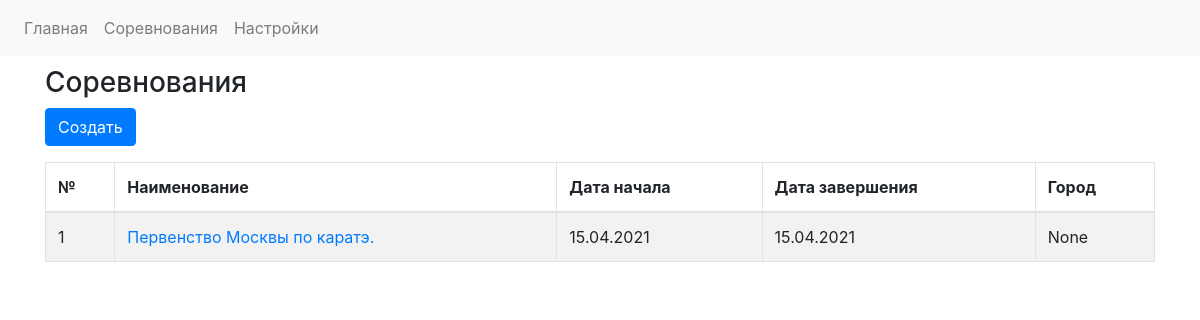
The page /competitions on the database as committed earlier.
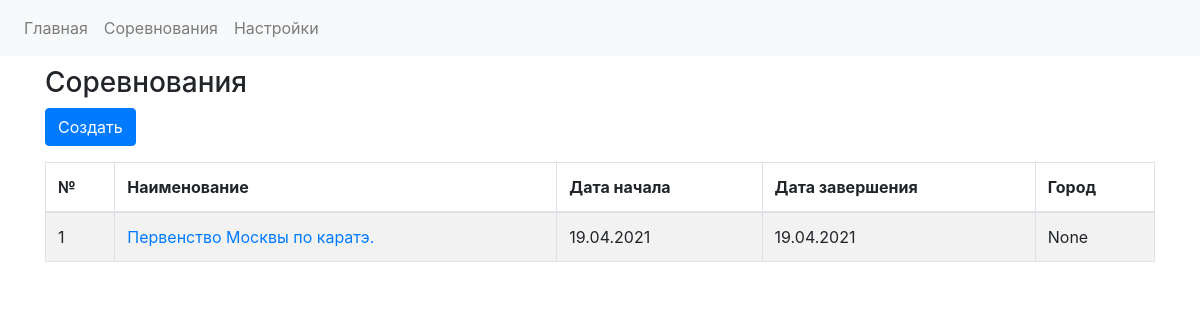
The same page on the database as committed later.
### app.py (models this page shows)
class CompetitionsDB(db.Model):
    competition_id = db.Column(db.Integer, primary_key=True)
    competition_name = db.Column(db.String)
    competition_date_start = db.Column(db.Date, default=datetime.utcnow)
    competition_date_finish = db.Column(db.Date, default=datetime.utcnow)
    competition_city = db.Column(db.String)
    competition_fights = db.relationship('FightsDB', backref='competition', lazy='dynamic')
    registrations = db.relationship('RegistrationDB', backref='competition')

### app.py (the view)
@app.route('/competitions')
def competitions():
    competitions_data = CompetitionsDB.query.all()
    return render_template('competitions.html', competitions_data = competitions_data)

### templates/competitions.html (shortened to what this page needs)
{% extends "base.html" %}
{% block head %}
<link rel="stylesheet" type="text/css" href="https://cdnjs.cloudflare.com/ajax/libs/twitter-bootstrap/4.5.2/css/bootstrap.css">
<link rel="stylesheet" type="text/css" href="https://cdn.datatables.net/1.10.24/css/dataTables.bootstrap4.min.css">
{% endblock %}
{% block content %}
<div class="container" style="margin-top: 10px">
<h3>Соревнования</h3>
<button type="button" class="btn btn-primary" id="create_competition_button">Создать</button>
<table id="competitions_table" class="table table-striped table-bordered" style="width:100%">
        <thead>
            <tr>
                <th>№</th>
                <th>Наименование</th>
                <th>Дата начала</th>
                <th>Дата завершения</th>
                <th>Город</th>
            </tr>
        </thead>
        <tbody>
        {% for competition_row in competitions_data %}
            <tr>
                <td>{{ competition_row.competition_id }}</td>
                <td>
                    <a href="{{url_for('competition_view', competition_id = competition_row.competition_id)}}">
                          {{ competition_row.competition_name }}
                    </a>
                </td>
                <td>{{ competition_row.competition_date_start.strftime('%d.%m.%Y') }}</td>
                <td>{{ competition_row.competition_date_finish.strftime('%d.%m.%Y')}}</td>
                <td>{{ competition_row.competition_city}}</td>
            </tr>
        {% endfor %}
    </table>
</div>
{% endblock %}

### templates/base.html (shortened to what this page needs)
<!DOCTYPE html>
<html lang="en">
<head>
{% block head %}{% endblock %}
</head>
<body>
    <nav class="navbar navbar-expand-lg navbar-light bg-light">
  <div class="collapse navbar-collapse" id="navbarSupportedContent">
    <ul class="navbar-nav mr-auto">
      <li class="nav-item">
        <a class="nav-link" href="{{url_for('index')}}">Главная</a>
      </li>
      <li class="nav-item">
        <a class="nav-link" href="{{url_for('competitions')}}">Соревнования</a>
      </li>
      <li class="nav-item">
        <a class="nav-link" href="{{url_for('settings_form')}}">Настройки</a>
      </li>
    </ul>
</div>
</nav>
    <div id="content">
        {% block content %}
        {% endblock %}
    </div>
</body>
</html>

Rows that differ between the two databases and show on the page:
changed CompetitionsDB "Первенство Москвы по каратэ.": competition_date_start "15.04.2021" → "19.04.2021"; competition_date_finish "15.04.2021" → "19.04.2021"
